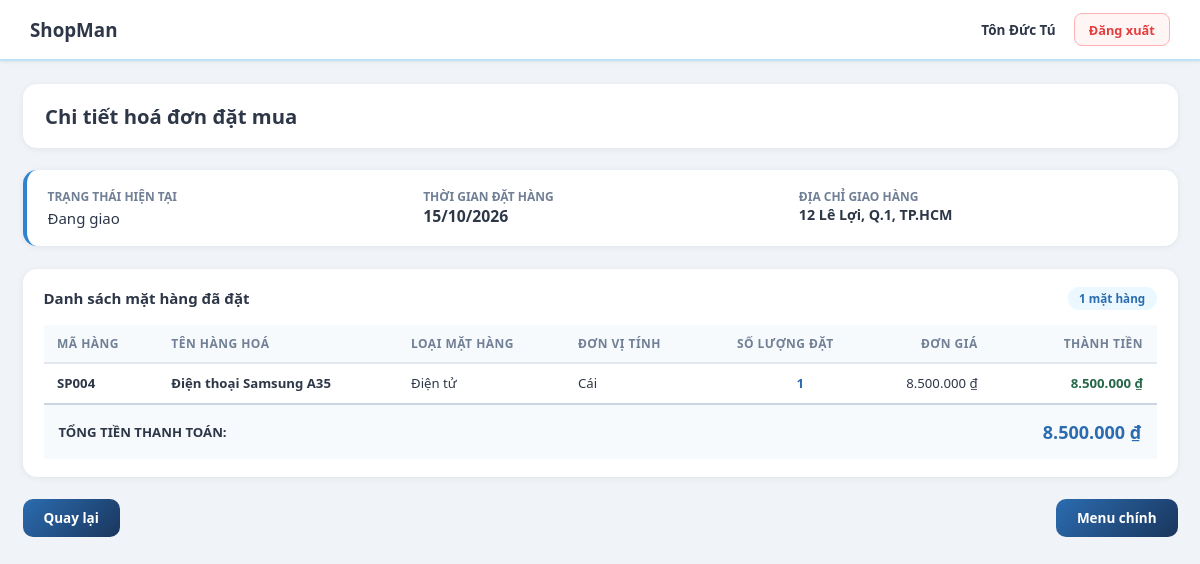
Screenshot of /view/Customer8/InvoiceDetailView8.php?invoiceId=HD002 (signed in) with the database file from the repository.
### tables this page shows
CREATE TABLE IF NOT EXISTS sale_invoices (
  id               VARCHAR(10) PRIMARY KEY,
  customer_id      VARCHAR(10) NOT NULL,
  sale_date        DATE        NOT NULL,
  delivery_address TEXT,
  status           VARCHAR(50) NOT NULL DEFAULT 'Chờ duyệt',
  FOREIGN KEY (customer_id) REFERENCES users(id)
);

CREATE TABLE IF NOT EXISTS users (
  id         VARCHAR(10)  PRIMARY KEY,
  username   VARCHAR(50)  NOT NULL UNIQUE,
  password   VARCHAR(255) NOT NULL,
  role       ENUM('manager','customer') NOT NULL,
  name       VARCHAR(100) NOT NULL,
  phone      VARCHAR(20),
  email      VARCHAR(100),
  address    TEXT
);

CREATE TABLE IF NOT EXISTS sale_invoice_items (
  id          INT AUTO_INCREMENT PRIMARY KEY,
  invoice_id  VARCHAR(10)   NOT NULL,
  product_id  VARCHAR(10)   NOT NULL,
  qty         INT           NOT NULL,
  price       DECIMAL(15,2) NOT NULL,
  FOREIGN KEY (invoice_id) REFERENCES sale_invoices(id),
  FOREIGN KEY (product_id) REFERENCES products(id)
);

CREATE TABLE IF NOT EXISTS products (
  id          VARCHAR(10)    PRIMARY KEY,
  name        VARCHAR(200)   NOT NULL,
  type        VARCHAR(50),
  unit        VARCHAR(20),
  buy_price   DECIMAL(15,2)  NOT NULL DEFAULT 0,
  sell_price  DECIMAL(15,2)  NOT NULL DEFAULT 0,
  stock       INT            NOT NULL DEFAULT 0
);

### dao/DAO.php (called while the page is built)
<?php
class DAO {
    protected static ?PDO $connection = null;
    protected string $host = 'localhost';
    protected string $user = 'root';
    protected string $pass = '';
    protected string $dbName = 'shopman';
    public function __construct() {
        if (self::$connection === null) {
            self::$connection = new PDO(
                "mysql:host={$this->host};dbname={$this->dbName};charset=utf8mb4",
                $this->user,
                $this->pass,
                [
                    PDO::ATTR_ERRMODE => PDO::ERRMODE_EXCEPTION,
                    PDO::ATTR_DEFAULT_FETCH_MODE => PDO::FETCH_ASSOC,
                    PDO::ATTR_EMULATE_PREPARES => false,
                ]
            );
        }
    }
    public function getConnection(): PDO {
        return self::$connection;
    }
}

### dao/InvoiceDetailDAO8.php (called while the page is built, shortened)
<?php
require_once __DIR__ . '/DAO.php';
require_once __DIR__ . '/../model/Invoice8.php';
require_once __DIR__ . '/../model/InvoiceDetail8.php';
require_once __DIR__ . '/../model/Product8.php';
class InvoiceDetailDAO8 extends DAO {
    public function getInvoiceDetail(string $invoiceId, ?string $customerId = null): ?Invoice8 {
        $where = ['si.id = ?'];
        $params = [$invoiceId];
        if ($customerId !== null) {
            $where[] = 'si.customer_id = ?';
            $params[] = $customerId;
        }
        $stmt = $this->getConnection()->prepare("
            SELECT si.id, si.sale_date, si.delivery_address, si.status,
                   u.id AS customer_id, u.name AS customer_name,
                   u.phone AS customer_phone, u.email AS customer_email
            FROM sale_invoices si
            JOIN users u ON u.id = si.customer_id
            WHERE " . implode(' AND ', $where) . "
            LIMIT 1
        ");
        $stmt->execute($params);
        $row = $stmt->fetch();
        $customer = new User8(
            $row['customer_id'],
            null,
            null,
            'customer',
            $row['customer_name'],
            $row['customer_phone'],
            $row['customer_email']
        );
        $invoice = new Invoice8(
            $row['id'],
            $customer,
            $row['sale_date'],
            $row['delivery_address'],
            $row['status']
        );
        $stmtItem = $this->getConnection()->prepare("
            SELECT item.id, item.qty, item.price,
                   p.id AS product_id, p.name AS product_name,
                   p.type AS product_type, p.unit AS product_unit
            FROM sale_invoice_items item
            JOIN products p ON p.id = item.product_id
            WHERE item.invoice_id = ?
            ORDER BY p.name ASC
        ");
        $stmtItem->execute([$invoiceId]);
        foreach ($stmtItem->fetchAll() as $itemRow) {
            $product = new Product8(
                $itemRow['product_id'],
                $itemRow['product_name'],
                $itemRow['product_type'],
                $itemRow['product_unit']
            );
            $detail = new InvoiceDetail8(
                (int)$itemRow['id'],
                $invoiceId,
                $product,
                (int)$itemRow['qty'],
                (float)$itemRow['price']
            );
            $invoice->listDetail[] = $detail;
            $invoice->totalQty += (int)$itemRow['qty'];
            $invoice->totalValue += (float)$itemRow['qty'] * (float)$itemRow['price'];
        }
        $stmtHistory = $this->getConnection()->prepare("
            SELECT status, DATE_FORMAT(status_date, '%d/%m/%Y %H:%i') AS status_date
            FROM sale_invoice_history
            WHERE invoice_id = ?
            ORDER BY id ASC
        ");
        $stmtHistory->execute([$invoiceId]);
        $invoice->history = $stmtHistory->fetchAll();
        return $invoice;
    }
}

### model/Invoice8.php (called while the page is built, shortened)
<?php
require_once __DIR__ . '/InvoiceDetail8.php';
class Invoice8 {
    public function __construct(
        ?string $id = null,
        ?User8 $customer = null,
        ?string $saleDate = null,
        ?string $deliveryAddress = null,
        ?string $status = null
    ) {
        $this->saleDate = $saleDate;
        $this->deliveryAddress = $deliveryAddress;
        $this->status = $status;
    }
}

### model/InvoiceDetail8.php (called while the page is built, shortened)
<?php
require_once __DIR__ . '/Product8.php';
class InvoiceDetail8 {
    public int $qty = 0;
    public float $price = 0.0;
    public function __construct(
        ?int $id = null,
        ?string $invoiceId = null,
        ?Product8 $product = null,
        int $qty = 0,
        float $price = 0.0
    ) {
        $this->product = $product;
        $this->qty = $qty;
        $this->price = $price;
    }
    public function getSubtotal(): float {
        return $this->qty * $this->price;
    }
}

### model/Product8.php (called while the page is built, shortened)
<?php
class Product8 {
    public function __construct(
        ?string $id = null,
        ?string $name = null,
        ?string $type = null,
        ?string $unit = null,
        float $buyPrice = 0.0,
        float $sellPrice = 0.0,
        int $stock = 0
    ) {
        $this->id = $id;
        $this->name = $name;
        $this->type = $type;
        $this->unit = $unit;
    }
}

### view/Customer8/InvoiceDetailView8.php (the view, shortened to what this page needs)
<?php
$user = $_SESSION['user'];
require_once __DIR__ . '/../../dao/InvoiceDetailDAO8.php';
$invoiceId = isset($_GET['invoiceId']) && is_string($_GET['invoiceId']) ? $_GET['invoiceId'] : '';
try {
    $invoice = (new InvoiceDetailDAO8())->getInvoiceDetail($invoiceId, $user['id']);
} catch (PDOException $exception) {
    error_log('Không thể tải chi tiết hoá đơn: ' . $exception->getMessage());
    $invoice = null;
}
?>
<!DOCTYPE html>
<html lang="vi">
<head>
  <link rel="stylesheet" href="../../assets/css/style.css">
</head>
<body class="standalone-screen">
<header class="app-navbar customer-nav">
  <a href="CustomerMainMenu8.php" class="navbar-brand">ShopMan</a>
  <div class="navbar-user-box"><div class="navbar-user-info"><span class="name"><?= htmlspecialchars($user['name'], ENT_QUOTES, 'UTF-8') ?></span></div><a href="../Logout8.php" class="btn-nav-logout">Đăng xuất</a></div>
</header>
<main class="app-container">
  <?php if (!$invoice): ?>
    <section class="data-card">
      <p class="error-msg" role="alert"><?= htmlspecialchars($error, ENT_QUOTES, 'UTF-8') ?></p>
      <a href="InvoiceTrackingMenu8.php" class="btn-primary" style="text-decoration:none;">Quay lại danh sách hoá đơn</a>
    </section>
  <?php else: ?>
  <div class="screen-header-box"><div class="screen-header-left"><h2>Chi tiết hoá đơn đặt mua</h2></div></div>
  <section class="data-card" style="margin-bottom:1.5rem;border-left:4px solid #3182ce;">
    <div style="display:grid;grid-template-columns:repeat(auto-fit,minmax(220px,1fr));gap:1.2rem;">
      <div><div style="color:#718096;font-size:.8rem;font-weight:600;">TRẠNG THÁI HIỆN TẠI</div><div style="margin-top:.2rem;"><?= htmlspecialchars($invoice->status, ENT_QUOTES, 'UTF-8') ?></div></div>
      <div><div style="color:#718096;font-size:.8rem;font-weight:600;">THỜI GIAN ĐẶT HÀNG</div><div style="font-size:1.05rem;font-weight:700;color:#2d3748;"><?= date('d/m/Y', strtotime($invoice->saleDate)) ?></div></div>
      <div><div style="color:#718096;font-size:.8rem;font-weight:600;">ĐỊA CHỈ GIAO HÀNG</div><div style="font-size:.95rem;font-weight:600;color:#2d3748;"><?= htmlspecialchars($invoice->deliveryAddress, ENT_QUOTES, 'UTF-8') ?></div></div>
    </div>
  </section>
  <section class="data-card">
    <div class="card-header-row"><h3>Danh sách mặt hàng đã đặt</h3><span class="badge"><?= count($invoice->listDetail) ?> mặt hàng</span></div>
    <div class="table-wrapper">
      <table class="data-table">
        <thead><tr><th>Mã hàng</th><th>Tên hàng hoá</th><th>Loại mặt hàng</th><th>Đơn vị tính</th><th style="text-align:center;">Số lượng đặt</th><th style="text-align:right;">Đơn giá</th><th style="text-align:right;">Thành tiền</th></tr></thead>
        <tbody>
          <?php foreach ($invoice->listDetail as $detail): ?>
            <tr>
              <td><strong><?= htmlspecialchars($detail->product?->id ?? '', ENT_QUOTES, 'UTF-8') ?></strong></td>
              <td><strong><?= htmlspecialchars($detail->product?->name ?? '', ENT_QUOTES, 'UTF-8') ?></strong></td>
              <td><?= htmlspecialchars($detail->product?->type ?? '—', ENT_QUOTES, 'UTF-8') ?></td>
              <td><?= htmlspecialchars($detail->product?->unit ?? '—', ENT_QUOTES, 'UTF-8') ?></td>
              <td style="text-align:center;font-weight:700;color:#2b6cb0;"><span style="display:inline-block;min-width:5ch;text-align:right;font-variant-numeric:tabular-nums;"><?= number_format($detail->qty, 0, ',', '.') ?></span></td>
              <td style="text-align:right;"><?= number_format($detail->price, 0, ',', '.') ?> ₫</td>
              <td style="text-align:right;font-weight:700;color:#276749;"><?= number_format($detail->getSubtotal(), 0, ',', '.') ?> ₫</td>
            </tr>
          <?php endforeach; ?>
        </tbody>
        <tfoot><tr style="background:#f7fafc;font-weight:800;border-top:2px solid #cbd5e0;">
          <td colspan="6" style="text-align:left;padding:1rem;">TỔNG TIỀN THANH TOÁN:</td>
          <td style="text-align:right;color:#2b6cb0;font-size:1.2rem;padding:1rem;"><?= number_format($invoice->totalValue, 0, ',', '.') ?> ₫</td>
        </tr></tfoot>
      </table>
    </div>
  </section>
  <div style="display:flex;justify-content:space-between;gap:.6rem;flex-wrap:wrap;margin-top:1rem;">
    <a href="InvoiceTrackingMenu8.php" class="btn-primary" style="text-decoration:none;background:linear-gradient(135deg,#2b6cb0,#1a365d);">Quay lại</a>
    <a href="CustomerMainMenu8.php" class="btn-primary" style="text-decoration:none;background:linear-gradient(135deg,#2b6cb0,#1a365d);">Menu chính</a>
  </div>
  <?php endif; ?>
</main>
</body>
</html>

### assets/css/style.css (style rules this page uses)
*, *::before, *::after { box-sizing: border-box; margin: 0; padding: 0; }
html { font-size: 15px; }
body { font-family: 'Segoe UI', system-ui, sans-serif; background: #f0f4f8; color: #2d3748; }
.btn-primary { background: linear-gradient(135deg, #667eea, #764ba2); color: #fff; border: none; border-radius: 10px; padding: .65rem 1.4rem; font-size: .9rem; font-weight: 600; cursor: pointer; transition: opacity .2s, transform .1s; }
.data-card { background: #fff; border-radius: 14px; padding: 1.2rem 1.4rem; margin-bottom: 1.5rem; box-shadow: 0 1px 6px rgba(0,0,0,.07); }
.card-header-row { display: flex; align-items: center; justify-content: space-between; margin-bottom: 1rem; }
.card-header-row h3 { font-size: 1rem; font-weight: 700; }
.badge { background: #ebf8ff; color: #2b6cb0; font-size: .78rem; font-weight: 700; padding: .25rem .75rem; border-radius: 20px; }
.table-wrapper { overflow-x: auto; }
.data-table { width: 100%; border-collapse: collapse; font-size: .88rem; }
.data-table th { background: #f7fafc; color: #718096; font-weight: 700; padding: .65rem .9rem; text-align: left; border-bottom: 2px solid #e2e8f0; white-space: nowrap; font-size: .8rem; text-transform: uppercase; letter-spacing: .04em; }
.data-table td { padding: .7rem .9rem; border-bottom: 1px solid #edf2f7; }
.data-table tr:last-child td { border-bottom: none; }
.standalone-screen { min-height: 100vh; display: flex; flex-direction: column; background: #f0f4f8; }
.app-navbar { background: #ffffff; color: #2d3748; padding: 0.85rem 2rem; display: flex; align-items: center; justify-content: space-between; box-shadow: 0 1px 4px rgba(0,0,0,0.08); border-bottom: 2px solid #e2e8f0; position: sticky; top: 0; z-index: 100; }
.app-navbar.customer-nav { background: #ffffff; border-bottom: 2px solid #bee3f8; }
.navbar-brand { display: flex; align-items: center; gap: 0.6rem; font-size: 1.25rem; font-weight: 800; color: #2d3748; text-decoration: none; }
.navbar-user-box { display: flex; align-items: center; gap: 1.2rem; }
.navbar-user-info { display: flex; align-items: center; gap: 0.6rem; font-size: 0.9rem; }
.navbar-user-info .name { font-weight: 700; color: #2d3748; }
.btn-nav-logout { background: #fff5f5; color: #e53e3e; border: 1px solid #feb2b2; padding: 0.45rem 0.95rem; border-radius: 8px; font-size: 0.85rem; font-weight: 600; text-decoration: none; transition: all 0.2s; }
.app-container { flex: 1; width: 100%; max-width: 1240px; margin: 0 auto; padding: 1.5rem 1.5rem 3rem 1.5rem; }
.screen-header-box { background: #fff; border-radius: 14px; padding: 1.2rem 1.5rem; margin-bottom: 1.5rem; box-shadow: 0 1px 6px rgba(0,0,0,0.07); display: flex; align-items: center; justify-content: space-between; flex-wrap: wrap; gap: 1rem; }
.screen-header-left h2 { font-size: 1.35rem; font-weight: 800; color: #2d3748; }

### rows the page displays
sale_invoices: customer.name "Tôn Đức Tú", status "Đang giao", sale_date "15/10/2026", delivery_address "12 Lê Lợi, Q.1, TP.HCM"
sale_invoice_items: product "SP004", product.name "Điện thoại Samsung A35", product.type "Điện tử", product.unit "Cái", qty "1", price "8.500.000", qty "8.500.000"

### other values shown
count($invoice->listDetail) "1"
$invoice->totalValue "8.500.000"
